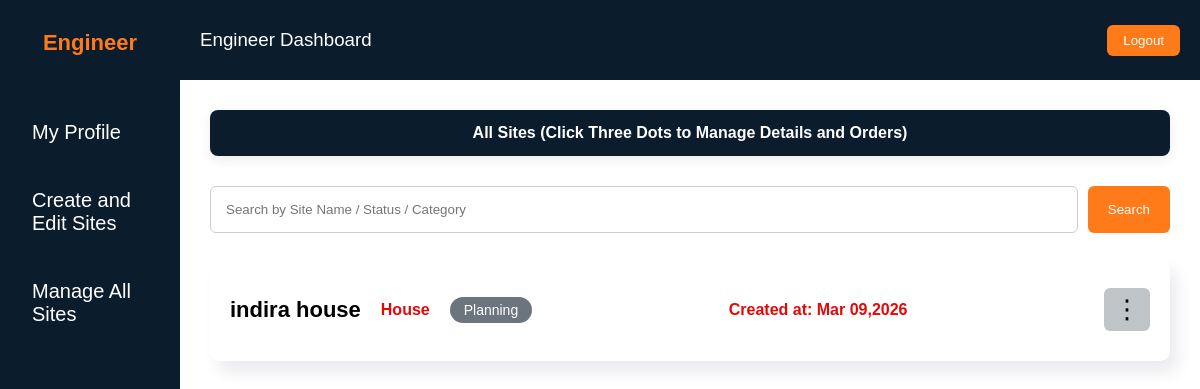
/manage_all_site/ (signed in), run on the app's committed database.
### Construct/models.py (models this page shows, shortened)
class ConstructionSite(models.Model):
    SITE_CATEGORY_CHOICES = [
        ('house', 'House'),
        ('building', 'Building'),
        ('flats', 'Flats'),
        ('commercial', 'Commercial Stores'),
        ('others', 'Others'),
    ]
    engineer = models.ForeignKey( User,
        on_delete=models.CASCADE,
        related_name="engineer_sites"
    )
    site_name = models.CharField(max_length=200)
    category = models.CharField(
        max_length=20,
        choices=SITE_CATEGORY_CHOICES
    )
    other_category = models.CharField(
    max_length=100,
    null=True,
    blank=True
)
    total_sqft = models.FloatField()
    site_map = models.FileField(
    upload_to='site_maps/',
    null=True,
    blank=True
)
    blueprint_file = models.FileField(
    upload_to='site_blueprints/',
    null=True,
    blank=True
)
    building_area_sqft = models.FloatField()
    approximate_budget = models.DecimalField(
        max_digits=12,
        decimal_places=2
    )
    start_date = models.DateField()
    end_date = models.DateField()
    STATUS_CHOICES = [
    ('Planning', 'Planning'),
    ('Started', 'Started'),
    ('Ongoing', 'Ongoing'),
    ('NearComplete', 'Near To Complete'),
    ('Completed', 'Completed'),
    ('HandedOver', 'Handed Over'),
]
    status = models.CharField(
    max_length=20,
    choices=STATUS_CHOICES,
    default='Planning'
)
    description = models.TextField(blank=True)
    site_address = models.TextField()
    site_district = models.CharField(max_length=100)
    site_state = models.CharField(max_length=100)
    site_pincode = models.CharField(max_length=10)
    created_at = models.DateTimeField(default=timezone.now)

### Construct/views.py (the view)
# urls.py: path('manage_all_site/',views.all_sites,name='manage_all_site'),
@login_required
def all_sites(request):
    query = request.GET.get("q")
    sites = ConstructionSite.objects.filter(
        engineer=request.user
    ).order_by("-created_at")
    if query:
        sites = sites.filter(
            Q(site_name__icontains=query) |
            Q(status__icontains=query) |
            Q(category__icontains=query)
        )
    return render(request, "engineer_side/all_sites.html", {
        "sites": sites,
        "active_tab": "all",
        "query": query
    })

### templates/engineer_side/all_sites.html (shortened to what this page needs)
{% extends "engineer_side/engineer_dashboard.html" %}
{% load static %}
{% block content %}
<div class="site-wrapper">
  <div class="site-tabs">
    <a href="{% url 'manage_all_site' %}"
       class="site-tab {% if active_tab == 'all' %}active{% endif %}">
       All Sites (Click Three Dots to Manage Details and Orders)
    </a>
  </div>
<div class="wrapper">
  <form method="GET" class="search-bar">
    <input type="text" name="q" placeholder="Search by Site Name / Status / Category"
           value="{{ query|default:'' }}">
    <button type="submit">Search</button>
  </form>
  {% for site in sites %}
  <div class="site-row">
    <div class="site-left">
      <div class="site-name">
        {{ site.site_name }}
      </div>
      <div class="site-category">
        {{ site.get_category_display }}
      </div>
      <div class="badge {{ site.status }}">
        {{ site.get_status_display }}
      </div>
    </div>
    <div class="site-category">
      <label>Created at:</label>
        {{ site.created_at|date:"M d,Y" }}
      </div>
    <div class="dropdown">
      <button class="menu-btn" onclick="toggleMenu(this)">⋮</button>
    </div>
  </div>
  {% empty %}
    <div class="empty">
      No Sites Created Yet 🚧
    </div>
  {% endfor %}
</div>
</div>
{% endblock %}

### templates/engineer_side/engineer_dashboard.html (style rules this page uses)
* { margin: 0; padding: 0; box-sizing: border-box; font-family: "Oswald", sans-serif; }
body { background: #ffffff; overflow: hidden; }

### templates/engineer_side/all_sites.html (style rules this page uses)
.site-wrapper { max-width:1100px; margin:auto; }
.wrapper { max-width:1100px; margin:auto; }
.site-tabs { display:flex; background:#ffffff; border-radius:8px; overflow:hidden; box-shadow:0 4px 12px rgba(0,0,0,0.08); margin-bottom:30px; }
.site-tab { flex:1; text-align:center; padding:14px 0; text-decoration:none; font-weight:600; color:#0b1c2d; border-right:1px solid #eee; transition:0.3s; }
.site-tab:last-child { border-right:none; }
.site-tab.active { background:#0b1c2d; color:#fff; }
.search-bar { display:flex; gap:10px; margin-bottom:25px; }
.search-bar input { flex:1; padding:15px; border:1px solid #ccc; border-radius:6px; }
.search-bar button { background:#ff7a18; color:#fff; border:none; padding:10px 20px; border-radius:6px; cursor:pointer; }
.site-row { background:#ffffff; display:flex; align-items:center; justify-content:space-between; padding:30px 20px; border-radius:10px; box-shadow:8px 12px 16px rgba(1, 9, 62, 0.08); margin-bottom:15px; transition:0.3s; }
.site-left { display:flex; align-items:center; gap:20px; }
.site-name { font-weight:700; font-size:22px; }
.site-category { font-size:16px; font-weight: 600; color:#e50808; }
.badge { padding:5px 14px; border-radius:20px; font-size:14px; color:#fff; }
.Planning { background:#6c757d; }
.dropdown { position:relative; padding:6px 10px; background-color: #bfc4c8; border-radius: 6px; }
.menu-btn { background:none; border:black; font-size:26px; cursor:pointer; }

### data on the page
ConstructionSite: site_name "indira house", category "House", status "Planning", created_at "Mar 09,2026"
